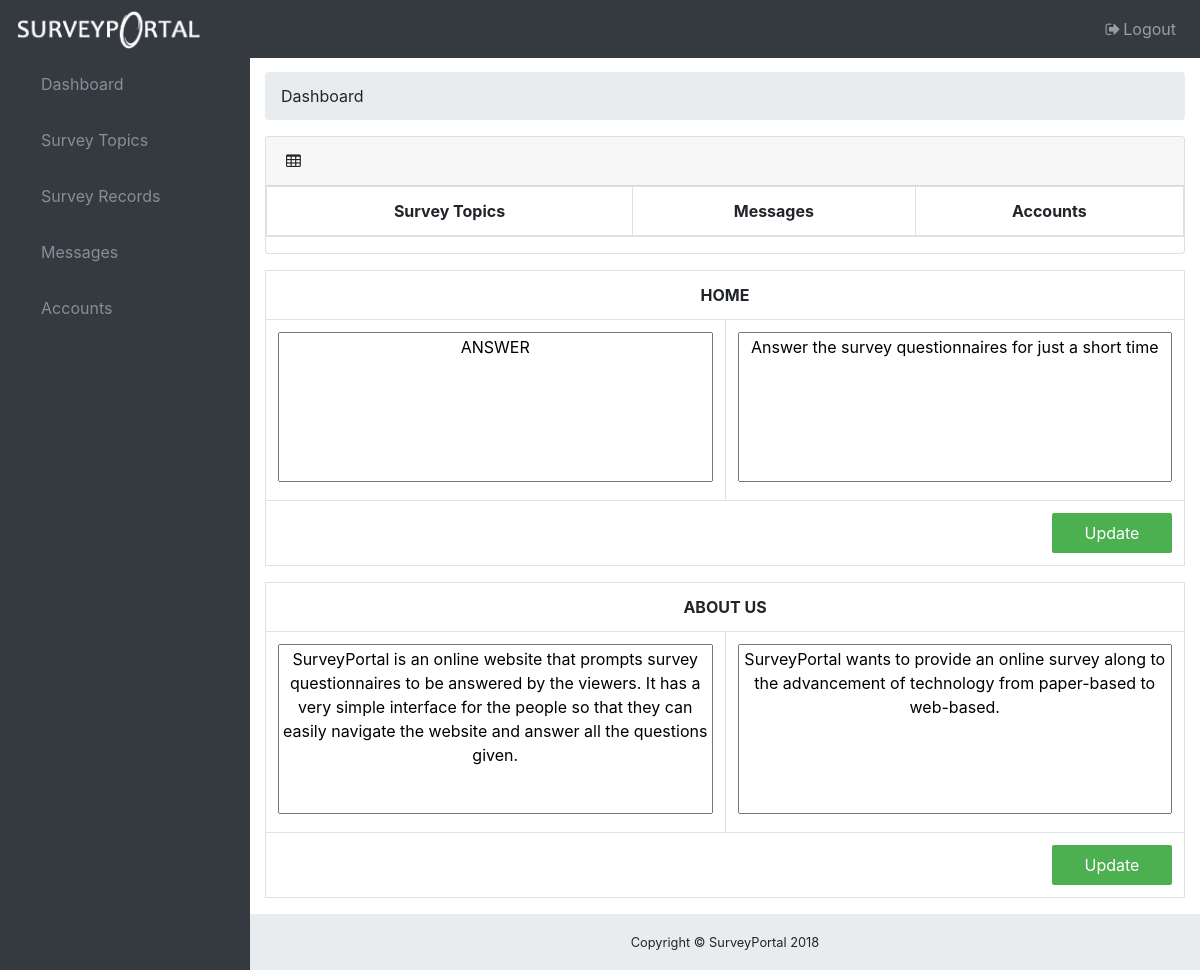
The app's page /admin.php with its own data.
### tables this page shows
CREATE TABLE `tbl_home` (
  `id` int(1) NOT NULL,
  `home` varchar(500) NOT NULL
);

CREATE TABLE `tbl_about` (
  `id` int(1) NOT NULL,
  `about` varchar(500) NOT NULL
);

### admin.php (the view, shortened to what this page needs)
<!DOCTYPE html>
<html>
<head>
	<link href="vendor/bootstrap/css/bootstrap.min.css" rel="stylesheet">
	<link href="vendor/font-awesome/css/font-awesome.min.css" rel="stylesheet" type="text/css">
	<link href="vendor/datatables/dataTables.bootstrap4.css" rel="stylesheet">
	<link href="css/sb-admin.css" rel="stylesheet">
	<link href="css/backend.css" rel="stylesheet">
</head>
<body class="fixed-nav sticky-footer bg-dark" id="page-top">
	<nav class="navbar navbar-expand-lg navbar-dark bg-dark fixed-top" id="mainNav">
		<a class="navbar-brand" href="admin.php"><img class="logo" src="pictures/SurveyPortal Logo.png"></a>
		<div class="collapse navbar-collapse" id="navbarResponsive">
			<ul class="navbar-nav navbar-sidenav" id="exampleAccordion">
				<li class="nav-item" data-toggle="tooltip" data-placement="right" title="Dashboard">
					<a class="nav-link" href="admin.php">
						<span class="nav-link-text">Dashboard</span>
					</a>
				</li>
				<li class="nav-item" data-toggle="tooltip" data-placement="right" title="Survey Topics">
					<a class="nav-link" href="survey_topics.php">
						<span class="nav-link-text">Survey Topics</span>
					</a>
				</li>
				<li class="nav-item" data-toggle="tooltip" data-placement="right" title="Survey Records">
					<a class="nav-link" href="survey_records.php">
						<span class="nav-link-text">Survey Records</span>
					</a>
				</li>
				<li class="nav-item" data-toggle="tooltip" data-placement="right" title="Messages">
					<a class="nav-link" href="messages.php">
						<span class="nav-link-text">Messages</span>
					</a>
				</li>
				<li class="nav-item" data-toggle="tooltip" data-placement="right" title="Accounts">
					<a class="nav-link" href="accounts.php">
						<span class="nav-link-text">Accounts</span>
					</a>
				</li>
			</ul>
			 <ul class="navbar-nav ml-auto">
				<li class="nav-item">
					<a class="nav-link" data-toggle="modal" data-target="#exampleModal">
						<i class="fa fa-fw fa-sign-out"></i>Logout</a>
				</li>
			</ul>
		</div>
	</nav>
	<div class="content-wrapper">
		<div class="container-fluid">
			<ol class="breadcrumb">
				<li class="breadcrumb-item">Dashboard</li>
			</ol>
			<div class="card mb-3">
				<div class="card-header">
					<i class="fa fa-table"></i></div>
					<div class="table-responsive">
						<table class="table table-bordered" width="100%" cellspacing="0">
							<thead>
								<tr>
									<td align="center"><b>Survey Topics</b></td>
									<td align="center"><b>Messages</b></td>
									<td align="center"><b>Accounts</b></td>
								</tr>
							</thead>
						</table>
					</div>
				</div>
				<div class="table-responsive">
					<form method="post" action="admin.php">
						<table class="table table-bordered" width="100%" cellspacing="0">
							<tr>
								<td align="center" colspan="3"><b>HOME</b></td>
							</tr>
							<?php
								require('connection.php');
								$sqlEdit1 = "SELECT * FROM tbl_home WHERE id = 1";
								$results1 = mysqli_query($link, $sqlEdit1);
								$sqlEdit2 = "SELECT * FROM tbl_home WHERE id = 2";
								$results2 = mysqli_query($link, $sqlEdit2);
								while ($rows1 = mysqli_fetch_array($results1)) {
									echo "
											<tr>
												<td><textarea class=homeedit name=fhome>" . $rows1['home'] . "</textarea></td>
									";
								}
								while ($rows2 = mysqli_fetch_array($results2)) {
									echo "
												<td><textarea class=homeedit name=shome>" . $rows2['home'] . "</textarea></td>
											</tr>
									";
								}
							?>
							<tr>
								<td align="right" colspan="3">
									<input class="button" name="btnupdate1" type="submit" value="Update">
								</td>
						</table>
					</form>
				</div>
				<div class="table-responsive">
					<form method="post" action="admin.php">
						<table class="table table-bordered" width="100%" cellspacing="0">
							<tr>
								<td align="center" colspan="3"><b>ABOUT US</b></td>
							</tr>
							<?php
								require('connection.php');
								$sqlEdit1 = "SELECT * FROM tbl_about WHERE id = 1";
								$results1 = mysqli_query($link, $sqlEdit1);
								$sqlEdit2 = "SELECT * FROM tbl_about WHERE id = 2";
								$results2 = mysqli_query($link, $sqlEdit2);
								while ($rows1 = mysqli_fetch_array($results1)) {
									echo "
											<tr>
												<td><textarea class=aboutedit name=fabout>" . $rows1['about'] . "</textarea></td>
									";
								}
								while ($rows2 = mysqli_fetch_array($results2)) {
									echo "
												<td><textarea class=aboutedit name=sabout>" . $rows2['about'] . "</textarea></td>
											</tr>
									";
								}
							?>
							<tr>
								<td align="right" colspan="3">
									<input class="button" name="btnupdate2" type="submit" value="Update">
								</td>
						</table>
					</form>
				</div>
			</div>
		</div>
		<footer class="sticky-footer">
			<div class="container">
				<div class="text-center">
					<small>Copyright &copy; SurveyPortal 2018</small>
				</div>
			</div>
		</footer>
</body>
</html>

### css/sb-admin.css (style rules this page uses)
html { position: relative; min-height: 100%; }
body { overflow-x: hidden; }
body.sticky-footer { margin-bottom: 56px; }
body.sticky-footer .content-wrapper { min-height: calc(100vh - 56px - 56px); }
body.fixed-nav { padding-top: 56px; }
.content-wrapper { min-height: calc(100vh - 56px); padding-top: 1rem; }
#mainNav .navbar-collapse { overflow: auto; max-height: 75vh; }
#mainNav .navbar-collapse .navbar-nav .nav-item .nav-link { cursor: pointer; }
@media (min-width: 992px) { #mainNav .navbar-brand { width: 250px; } }
@media (min-width: 992px) { #mainNav .navbar-collapse { overflow: visible; max-height: none; } }
@media (min-width: 992px) { #mainNav .navbar-collapse .navbar-sidenav { position: absolute; top: 0; left: 0; -webkit-flex-direction: column; -ms-flex-direction: column; flex-direction: column; margin-top: 56px; } }
@media (min-width: 992px) { #mainNav .navbar-collapse .navbar-sidenav > .nav-item { width: 250px; padding: 0; } }
@media (min-width: 992px) { #mainNav .navbar-collapse .navbar-sidenav > .nav-item > .nav-link { padding: 1em; } }
@media (min-width: 992px) { #mainNav.fixed-top .navbar-sidenav { height: calc(100vh - 112px); } }
.content-wrapper { overflow-x: hidden; background: white; }
@media (min-width: 992px) { .content-wrapper { margin-left: 250px; } }
#mainNav.navbar-dark .navbar-collapse .navbar-sidenav > .nav-item > .nav-link { color: #868e96; }
@media (min-width: 992px) { #mainNav.navbar-dark .navbar-collapse .navbar-sidenav { background: #343a40; } }
footer.sticky-footer { position: absolute; right: 0; bottom: 0; width: 100%; height: 56px; background-color: #e9ecef; line-height: 55px; }
@media (min-width: 992px) { footer.sticky-footer { width: calc(100% - 250px); } }

### css/backend.css (style rules this page uses)
img.logo { height: 40px; margin-bottom: -5px; margin-top: -5px; }
.button { background-color: #4CAF50; border: 2px solid #4CAF50; border-radius: 2px; color: white; cursor: pointer; height: 40px; width: 120px; }
.homeedit { height: 150px; width: 100%; resize: none; text-align: center; }
.aboutedit { height: 170px; width: 100%; resize: none; text-align: center; }

### records on screen
tbl_home: fhome "ANSWER"
tbl_home: shome "Answer the survey questionnaires for just a short time"
tbl_about: fabout "SurveyPortal is an online website that prompts survey questionnaires to be answered by the viewers. It has a very simple interface for the people so that they can easily navigate the website and answer all the questions given."
tbl_about: sabout "SurveyPortal wants to provide an online survey along to the advancement of technology from paper-based to web-based."
